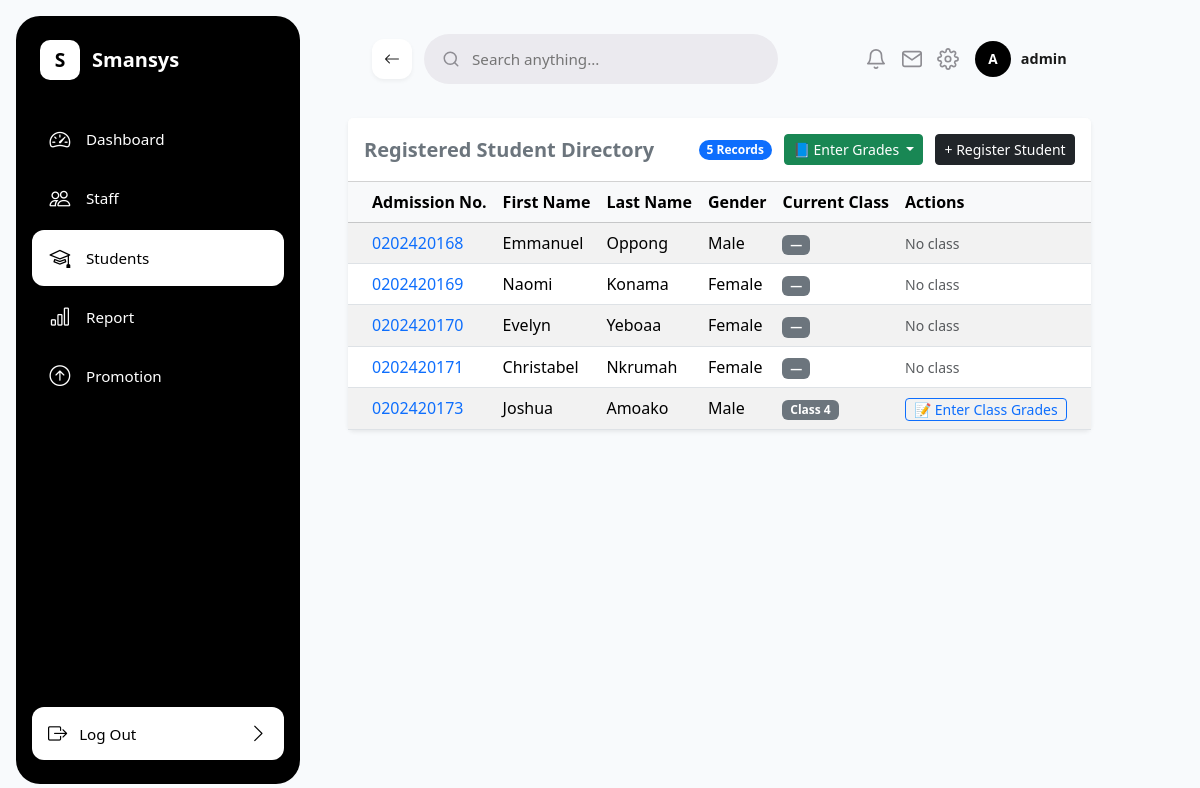
/students/ (signed in), run on an earlier commit of the app's database.
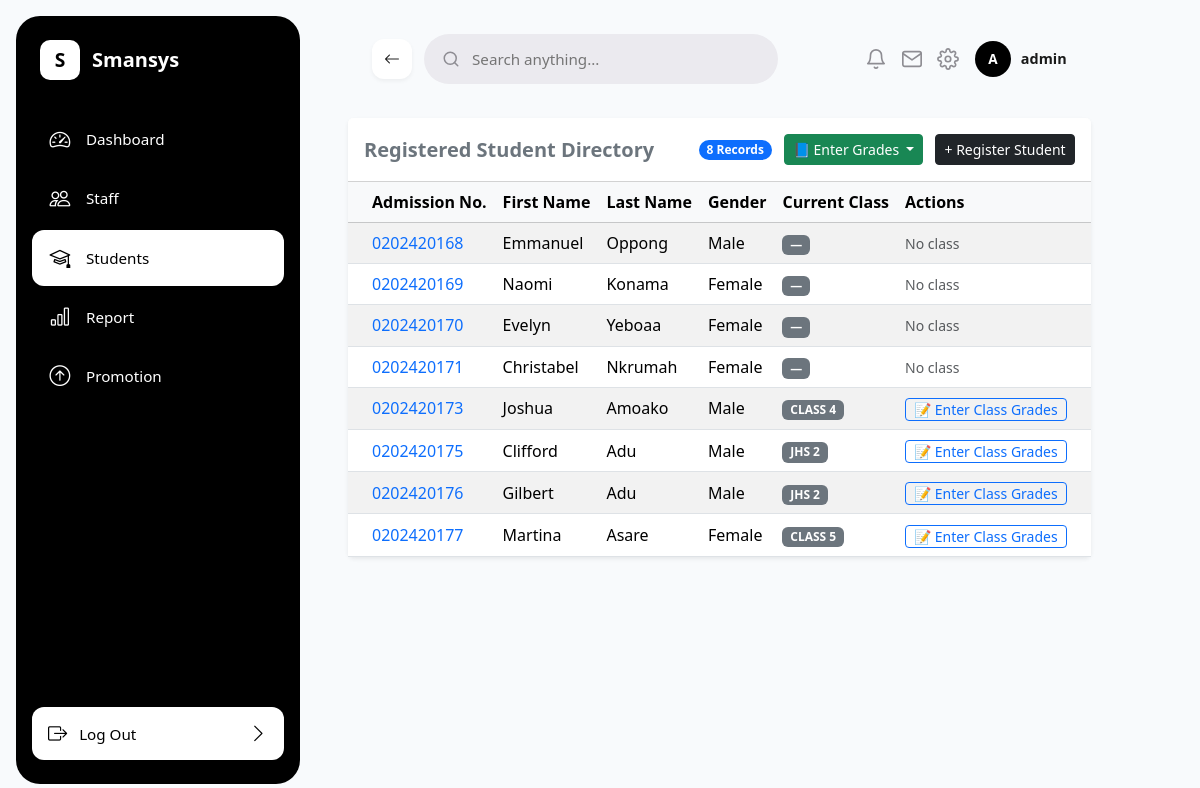
And on a later commit of the database.
### sis/models.py (models this page shows, shortened)
class Student(models.Model):
    GENDER_CHOICES = [('Male', 'Male'), ('Female', 'Female')]
    STATUS_CHOICES = [('Day', 'Day'), ('Boarder', 'Boarder')]
    LIVING_WITH_CHOICES = [('Mother', 'Mother'), ('Father', 'Father'), ('Both', 'Both')]
    admission_number = models.CharField(max_length=50, unique=True)
    first_name = models.CharField(max_length=100)
    last_name = models.CharField(max_length=100)
    dob = models.DateField(verbose_name='Date of Birth')
    date_of_admission = models.DateField(default=date.today)
    gender = models.CharField(max_length=10, choices=GENDER_CHOICES)
    status = models.CharField(max_length=10, choices=STATUS_CHOICES)
    living_with = models.CharField(max_length=10, choices=LIVING_WITH_CHOICES, default='Both')
    previous_school_attended = models.CharField(max_length=255, default='N/A')
    profile_picture = models.ImageField(upload_to='students/profiles/', blank=True, null=True)
    father = models.ForeignKey(Parent, on_delete=models.SET_NULL, null=True, blank=True, related_name='father_of')
    mother = models.ForeignKey(Parent, on_delete=models.SET_NULL, null=True, blank=True, related_name='mother_of')
    @property
    def current_class(self):
        latest = self.enrollments.order_by('-date_enrolled').first()
        return latest.classroom if latest else None

class Enrollment(models.Model):
    student = models.ForeignKey('Student', on_delete=models.CASCADE, related_name='enrollments')
    classroom = models.ForeignKey('ClassRoom', on_delete=models.PROTECT, related_name='enrollments')
    term = models.CharField(max_length=20, default="Term 1")
    academic_year = models.CharField(max_length=20, default="2025/2026")
    date_enrolled = models.DateTimeField(auto_now_add=True)
    class Meta:
        unique_together = ('student', 'classroom', 'term', 'academic_year')

class ClassRoom(models.Model):
    class_name = models.CharField(max_length=50, unique=True)
    order = models.PositiveIntegerField(
        default=0,
        help_text="Used to sort classes hierarchically (e.g., Class 1 = 1, JHS 3 = 9)"
    )
    class Meta:
        ordering = ['order']
    def __str__(self):
        return self.class_name

### sis/views.py (the view)
# urls.py: path('students/', student_list_view, name='student_list'),
@login_required
def student_list_view(request):
    students = Student.objects.all()
    classrooms = ClassRoom.objects.all()
    return render(request, 'sis/student_list.html', {
        'students': students,
        'classrooms': classrooms,
    })

### sis/templates/sis/student_list.html (shortened to what this page needs)
{% extends 'sis/base.html' %}
{% block content %}
<div class="card shadow-sm border-0">
    <div class="card-header bg-white py-3 d-flex justify-content-between align-items-center">
        <h5 class="mb-0 fw-bold text-secondary">Registered Student Directory</h5>
        <div>
            <span class="badge bg-primary rounded-pill me-2">{{ students|length }} Records</span>
            <div class="dropdown d-inline-block">
                <button class="btn btn-sm btn-success dropdown-toggle me-2" type="button" id="enterGradesDropdown" data-bs-toggle="dropdown" aria-expanded="false">
                    📘 Enter Grades
                </button>
            </div>
            <a href="{% url 'student_registration' %}" class="btn btn-sm btn-dark">+ Register Student</a>
        </div>
    </div>
    <div class="card-body p-0">
        <div class="table-responsive">
            <table class="table table-hover table-striped mb-0 align-middle">
                <thead class="table-light">
                    <tr>
                        <th class="ps-4">Admission No.</th>
                        <th>First Name</th>
                        <th>Last Name</th>
                        <th>Gender</th>
                        <th>Current Class</th>
                        <th class="pe-4">Actions</th>
                    </tr>
                </thead>
                <tbody>
                    {% for student in students %}
                    <tr>
                        <td class="ps-4 fw-medium text-primary">{{ student.admission_number }}</td>
                        <td>{{ student.first_name }}</td>
                        <td>{{ student.last_name }}</td>
                        <td>{{ student.gender }}</td>
                        <td>
                            <span class="badge bg-secondary">{% if student.current_class %}{{ student.current_class }}{% else %}&mdash;{% endif %}</span>
                        </td>
                        <td class="pe-4">
                            {% if student.current_class %}
                            <a href="{% url 'bulk_grade_entry' class_id=student.current_class.id subject_id=1 %}" class="btn btn-sm btn-outline-primary py-0 px-2 text-decoration-none">
                                📝 Enter Class Grades
                            </a>
                            {% else %}
                            <span class="text-muted small">No class</span>
                            {% endif %}
                        </td>
                    </tr>
                    {% empty %}
                    <tr>
                        <td colspan="6" class="text-center py-4 text-muted">No students registered in the database yet.</td>
                    </tr>
                    {% endfor %}
                </tbody>
            </table>
        </div>
    </div>
</div>
{% endblock %}

### sis/templates/sis/base.html (shortened to what this page needs)
{% load static %}
<!DOCTYPE html>
<html lang="en">
<head>
    <link rel="stylesheet" href="{% static 'css/bootstrap.min.css' %}">
    <link rel="stylesheet" href="https://cdn.jsdelivr.net/npm/bootstrap-icons@1.11.3/font/bootstrap-icons.min.css">
</head>
<body>
{% if user.is_authenticated %}
<div style="display: flex; min-height: 100vh;">
    <aside class="sidebar">
        <div>
            <div class="brand">
                <div class="icon-box">S</div>
                <span>Smansys</span>
            </div>
            <nav class="nav-links">
                <a href="{% url 'dashboard' %}" class="{% if request.path == '/' or request.path == '/dashboard/' %}active{% endif %}">
                    <i class="bi bi-speedometer2"></i> Dashboard
                </a>
                <a href="{% url 'staff_list' %}" class="{% if request.path == '/staff/list/' %}active{% endif %}">
                    <i class="bi bi-people"></i> Staff
                </a>
                <a href="{% url 'student_list' %}" class="{% if request.path == '/students/' %}active{% endif %}">
                    <i class="bi bi-mortarboard"></i> Students
                </a>
                <a href="{% url 'class_report_card_short' class_id=1 %}" class="{% if '/class/' in request.path and '/report/' in request.path %}active{% endif %}">
                    <i class="bi bi-bar-chart"></i> Report
                </a>
                <a href="{% url 'class_enrollment_portal' %}" class="{% if request.path == '/enrollment/portal/' %}active{% endif %}">
                    <i class="bi bi-arrow-up-circle"></i> Promotion
                </a>
            </nav>
        </div>
        <div class="logout-wrap">
            <a href="{% url 'logout' %}">
                <span><i class="bi bi-box-arrow-right me-2"></i> Log Out</span>
                <i class="bi bi-chevron-right"></i>
            </a>
        </div>
    </aside>
    <div class="main-workspace-column">
        <header class="global-top-bar" style="height: 70px; display: flex; align-items: center; justify-content: space-between; width: 100%; padding: 0 24px; box-sizing: border-box; background-color: transparent; flex-wrap: nowrap; flex-shrink: 0;">
            <div class="header-left-controls">
                <button type="button" onclick="window.history.back();" class="back-btn" aria-label="Go back">
                    <i class="bi bi-arrow-left"></i>
                </button>
                <div class="header-search-field">
                    <svg width="18" height="18" viewBox="0 0 24 24" fill="none" stroke="#8E8D93" stroke-width="2" stroke-linecap="round" stroke-linejoin="round">
                        <circle cx="11" cy="11" r="8"/>
                        <path d="M21 21l-4.35-4.35"/>
                    </svg>
                    <input type="text" placeholder="Search anything..." style="flex: 1; border: none; outline: none; background: transparent; font-size: 0.95rem; color: #8E8D93; line-height: 1; min-width: 0;">
                </div>
            </div>
            <div class="header-right-utilities">
                <div class="utility-group">
                    <svg width="22" height="22" viewBox="0 0 24 24" fill="none" stroke="#8E8D93" stroke-width="1.8" stroke-linecap="round" stroke-linejoin="round" style="cursor: pointer;">
                        <path d="M18 8A6 6 0 0 0 6 8c0 7-3 9-3 9h18s-3-2-3-9"/>
                        <path d="M13.73 21a2 2 0 0 1-3.46 0"/>
                    </svg>
                    <svg width="22" height="22" viewBox="0 0 24 24" fill="none" stroke="#8E8D93" stroke-width="1.8" stroke-linecap="round" stroke-linejoin="round" style="cursor: pointer;">
                        <path d="M4 4h16c1.1 0 2 .9 2 2v12c0 1.1-.9 2-2 2H4c-1.1 0-2-.9-2-2V6c0-1.1.9-2 2-2z"/>
                        <polyline points="22,6 12,13 2,6"/>
                    </svg>
                </div>
                <div class="header-profile-pill">
                    <span style="width: 36px; height: 36px; display: flex; align-items: center; justify-content: center; border-radius: 50%; background-color: #000000; color: #ffffff; font-weight: 700; font-size: 0.85rem; line-height: 1;">
                        {{ request.user.username|first|upper }}
                    </span>
                    <span style="font-size: 0.9rem; font-weight: 600; color: #1A1A1A;">{{ request.user.username }}</span>
                </div>
            </div>
        </header>
        <main class="content-body">
{% endif %}
            {% block content %}
            {% endblock %}
{% if user.is_authenticated %}
        </main>
    </div>
</div>
{% endif %}
</body>
</html>

### sis/templates/sis/base.html (style rules this page uses)
html, body { height: 100%; margin: 0; padding: 0; background-color: #f8fafc; }
.sidebar { width: 284px; min-width: 284px; height: calc(100vh - 32px); margin: 16px; background-color: #000000; border-radius: 24px; display: flex; flex-direction: column; justify-content: space-between; padding: 24px 16px; position: fixed; left: 0; top: 0; }
.sidebar .brand { display: flex; align-items: center; gap: 12px; padding: 0 8px; margin-bottom: 32px; }
.sidebar .brand .icon-box { width: 40px; height: 40px; background: #ffffff; border-radius: 10px; display: flex; align-items: center; justify-content: center; font-weight: 800; font-size: 1.2rem; color: #000000; }
.sidebar .brand span { font-size: 1.25rem; font-weight: 700; color: #ffffff; }
.sidebar .nav-links { flex: 1; display: flex; flex-direction: column; gap: 4px; }
.sidebar .nav-links a { display: flex; align-items: center; gap: 14px; padding: 12px 16px; color: #ffffff; text-decoration: none; border-radius: 12px; font-size: 0.95rem; font-weight: 400; transition: all 0.2s ease-in-out; }
.sidebar .nav-links a.active { background: #ffffff; color: #000000; font-weight: 500; }
.sidebar .nav-links a i { font-size: 1.3rem; width: 24px; text-align: center; }
.sidebar .logout-wrap { padding-top: 16px; }
.sidebar .logout-wrap a { display: flex; align-items: center; justify-content: space-between; padding: 12px 16px; background: #ffffff; color: #000000; text-decoration: none; border-radius: 12px; font-weight: 500; font-size: 0.95rem; transition: opacity 0.15s; }
.sidebar .logout-wrap a i { font-size: 1.2rem; }
.main-workspace-column { margin-left: 316px; min-height: 100vh; padding: 24px 32px; background-color: #f8fafc; overflow-y: auto; display: flex; flex-direction: column; }
.global-top-bar { flex-shrink: 0; min-width: 0; }
.header-left-controls { display: flex; align-items: center; gap: 12px; width: 406px; flex-shrink: 0; min-width: 0; }
.header-search-field { flex: 1; height: 50px; display: flex; align-items: center; background-color: #EBEAEF; border-radius: 25px; padding: 0 18px; gap: 10px; min-width: 0; flex-shrink: 0; }
.header-right-utilities { display: flex; align-items: center; gap: 16px; margin-left: auto; flex-shrink: 0; }
.header-right-utilities .utility-group { display: flex; align-items: center; gap: 14px; flex-shrink: 0; }
.header-profile-pill { display: flex; align-items: center; gap: 10px; flex-shrink: 0; }
.back-btn { cursor: pointer; border: none; background: #FFFFFF; border-radius: 12px; width: 40px; height: 40px; display: flex; align-items: center; justify-content: center; box-shadow: 0px 2px 4px rgba(0,0,0,0.05); color: #1A1A1A; flex-shrink: 0; }
.content-body { margin-top: 24px; flex: 1 1 auto; min-width: 0; }

What changed in the data, as far as the page shows it:
changed through a linked row, Student "Joshua": current_class "Class 4" → "CLASS 4"
added Student: admission_number "0202420175", first_name "Clifford", last_name "Adu", gender "Male", current_class "JHS 2", shows "📝 Enter Class Grades"
added Student: admission_number "0202420176", first_name "Gilbert", last_name "Adu", gender "Male", current_class "JHS 2", shows "📝 Enter Class Grades"
added Student: admission_number "0202420177", first_name "Martina", last_name "Asare", gender "Female", current_class "CLASS 5", shows "📝 Enter Class Grades"
Also different on the page:
{{ students|length }}: "5" → "8"
